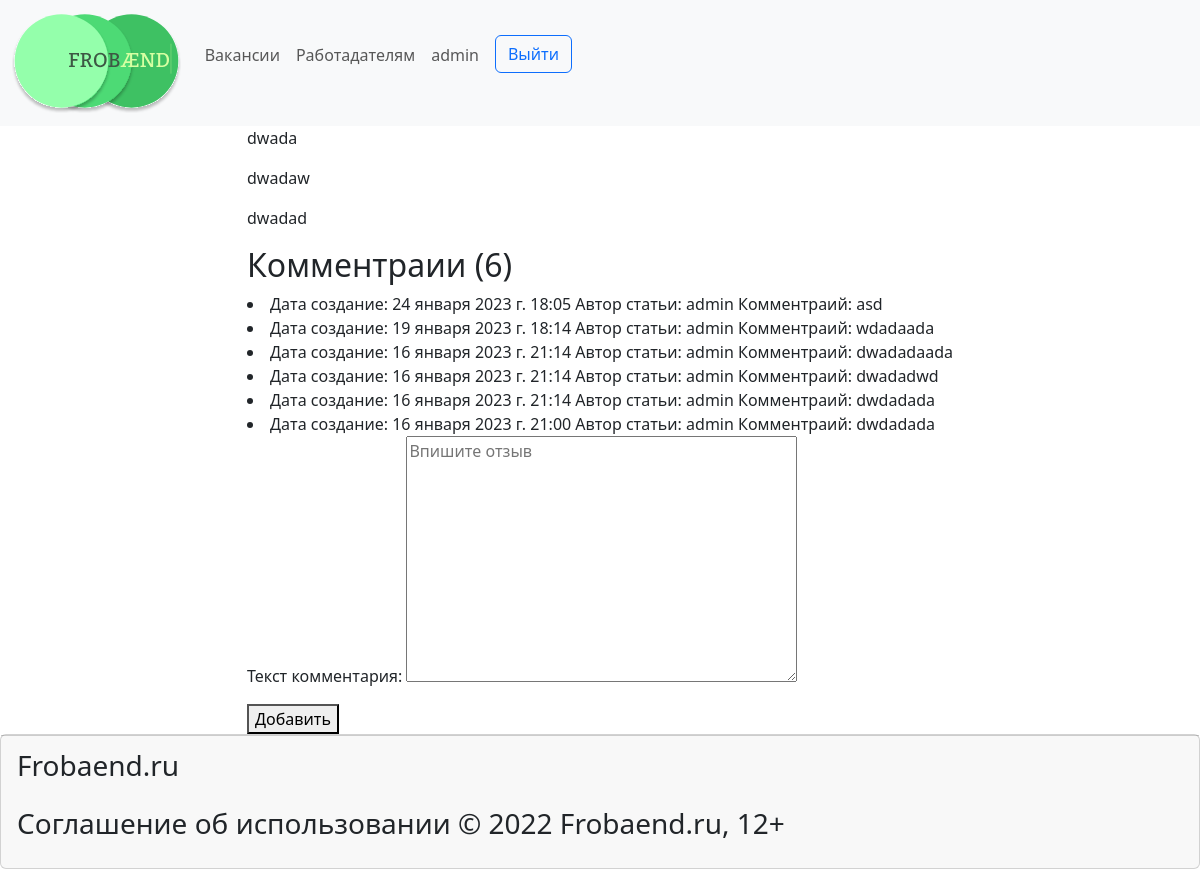
Page /vacanse/21 (signed in) on the committed database.
### main/models.py (models this page shows, shortened)
class Articl(models.Model):
    title = models.CharField('Название' , max_length=50)
    info = models.CharField('Информация' , max_length=250)
    full_text = models.TextField('Текст')
    is_published = models.BooleanField(default = True , verbose_name = 'Публикация')
    data = models.DateTimeField('Дата публикации')
    cat = models.ForeignKey(Category, on_delete=models.CASCADE, verbose_name="Категория", blank=True, null=True, related_name="cat_Category")
    place_of_job = models.ForeignKey(Place, on_delete=models.CASCADE, verbose_name="Место работы", blank=True, null=True, related_name="place_Job")
    history = HistoricalRecords()
    class Meta:
        verbose_name = 'Вакансия'
        verbose_name_plural = 'Вакансии'
        ordering = ['-data']

class Comments(models.Model):
    article = models.ForeignKey(Articl, on_delete=models.CASCADE, verbose_name="Вакансия", blank=True, null=True, related_name="comments_Articl")
    author = models.ForeignKey(User, on_delete=models.CASCADE, verbose_name="Автор комментария", blank=True, null=True)
    data = models.DateTimeField('Дата публикации', auto_now=True)
    text = models.TextField('Текст комментария')
    status = models.BooleanField('Видимость отзыва', default=False)
    history = HistoricalRecords()
    def __str__(self):
        return self.text
    class Meta:
        verbose_name = 'Коментарий'
        verbose_name_plural = 'Коментарии'
        ordering = ['-data']

### main/views.py (the view, shortened to what this page needs)
# urls.py: path('vacanse/<int:pk>' , views.VacanseDetailView.as_view() , name = 'vacase-detail'),
class VacanseDetailView(DetailView, FormMixin):
    model = Articl
    template_name = 'main/vacansePodrobno.html'
    context_object_name = 'articles'
    form_class = CommentForm

### main/forms.py
class CommentForm(ModelForm):
    class Meta:
        model = Comments
        fields = ['text',]
        widgets = {
            "text" : Textarea(attrs={
                'class': 'form__text' ,
                'placeholder' : 'Впишите отзыв'
            })
        }

### main/templates/main/vacansePodrobno.html (shortened to what this page needs)
{% extends 'main/layout.html' %}
{%block content%}
<main class="main">
    <section class="all-info-vacanse">
        <div class="wrapper">
            <div class="vacanses__box">
                <p class="vacanse__headding">{{ articles.title }}</p>
                <p class="vacanse__mini-info">{{ articles.info }}</p>
                <p class="vacanse__main-text">{{ articles.full_text }}</p>
            </div>
            <div class="comments">
                <h2>Комментраии ({{articles.comments_Articl.all.count}})</h2>
                <div class="comments__list">
                    {% for item in articles.comments_Articl.all%}
                        <li>
                            Дата создание: {{item.data}}
                            Автор статьи: {{item.author}}
                            Комментраий: {{item.text}}
                        </li>
                    {% endfor %}
                </div>
                {% if user.is_authenticated %}
                    <div class="comments__box">
                        <form action="" id="add_form" class="comments__form" method="post">
                            {{form.as_p}}
                        </form>
                        <button form="add_form" type="submit">Добавить</button>
                    </div>
                {% endif %}
            </div>
        </div>
    </section>
</main>
{%endblock%}

### main/templates/main/layout.html (shortened to what this page needs)
<!DOCTYPE html>
<html lang="en">
<head>
    {%load static%}
    <link rel="stylesheet" href="{% static 'main/css/bootstrap.min.css' %}">
</head>
<body>
    <div class="d-flex align-content-center flex-column flex-wrap">
        <header style="width: 100%;">
            <nav class="navbar navbar-expand-lg bg-light">
                <div class="container-fluid">
                    <a href="{% url 'home' %}" class="navbar-brand mr-5"><img src="{% static 'main/images/logo.svg' %}" alt="logo" style="height: 100px;"></a>
                    <div class="collapse navbar-collapse" id="navbarTogglerDemo02">
                        <ul class="navbar-nav me-auto mb-2 mb-lg-0">
                            <li class="nav-item">
                                <a href="{% url 'vacanse' %}" class="nav-link">Вакансии</a>
                            </li>
                            <li class="nav-item">
                                <a href="{% url 'rabotadatel' %}" class="nav-link">Работадателям</a>
                            </li>
                            {% if user.is_authenticated %}
                                <div class="nav-item">
                                    <p class="nav-link">{{user}}</p>
                                </div>
                                <div class="nav-item">
                                    <a class="btn btn-outline-primary mx-2" href="{% url 'logout' %}">Выйти</a>
                                </div>
                            {% endif %}
                        </ul>
                    </div>
                </div>
            </nav>
        </header>
        <main class="d-flex align-content-center flex-column flex-wrap">
            {% block content %}
            {% endblock %}
        </main>
        <footer class="card">
            <div class="card-footer">
                <p class="fs-3">
                    Frobaend.ru
                </p>
                <p class="fs-3">
                    Соглашение об использовании
                    © 2022 Frobaend.ru, 12+
                </p>
            </div>
        </footer>
    </div>
    {%load static%}
</body>
</html>

### rows in the picture
Articl: title "dwada", info "dwadaw", full_text "dwadad", comments_Articl.all.count "6"
Comments: data "24 января 2023 г. 18:05", author "admin", text "asd"
Comments: data "19 января 2023 г. 18:14", author "admin", text "wdadaada"
Comments: data "16 января 2023 г. 21:14", author "admin", text "dwadadaada"
Comments: data "16 января 2023 г. 21:14", author "admin", text "dwadadwd"
Comments: data "16 января 2023 г. 21:14", author "admin", text "dwdadada"
Comments: data "16 января 2023 г. 21:00", author "admin", text "dwdadada"

### other values in the picture
{{ user }} "admin"
